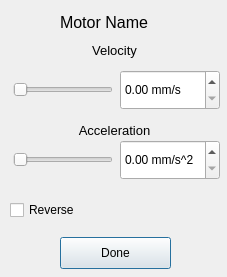
<?xml version="1.0" encoding="UTF-8"?>
<ui version="4.0">
 <class>motordialog</class>
 <widget class="QDialog" name="motordialog">
  <property name="geometry">
   <rect>
    <x>0</x>
    <y>0</y>
    <width>227</width>
    <height>277</height>
   </rect>
  </property>
  <property name="windowTitle">
   <string>motordialog</string>
  </property>
  <widget class="QLabel" name="motorLabel_2">
   <property name="geometry">
    <rect>
     <x>60</x>
     <y>10</y>
     <width>109</width>
     <height>24</height>
    </rect>
   </property>
   <property name="font">
    <font>
     <pointsize>12</pointsize>
    </font>
   </property>
   <property name="text">
    <string>Motor Name</string>
   </property>
  </widget>
  <widget class="QLabel" name="velocityLabel_2">
   <property name="geometry">
    <rect>
     <x>10</x>
     <y>40</y>
     <width>209</width>
     <height>21</height>
    </rect>
   </property>
   <property name="font">
    <font>
     <pointsize>10</pointsize>
    </font>
   </property>
   <property name="text">
    <string>Velocity</string>
   </property>
   <property name="alignment">
    <set>Qt::AlignCenter</set>
   </property>
  </widget>
  <widget class="QSlider" name="velocitySlider_2">
   <property name="geometry">
    <rect>
     <x>13</x>
     <y>70</y>
     <width>100</width>
     <height>40</height>
    </rect>
   </property>
   <property name="minimumSize">
    <size>
     <width>100</width>
     <height>40</height>
    </size>
   </property>
   <property name="orientation">
    <enum>Qt::Horizontal</enum>
   </property>
  </widget>
  <widget class="QDoubleSpinBox" name="velocitySpin_2">
   <property name="geometry">
    <rect>
     <x>120</x>
     <y>70</y>
     <width>100</width>
     <height>40</height>
    </rect>
   </property>
   <property name="minimumSize">
    <size>
     <width>100</width>
     <height>40</height>
    </size>
   </property>
   <property name="suffix">
    <string> mm/s</string>
   </property>
  </widget>
  <widget class="QLabel" name="accelerationLabel_2">
   <property name="geometry">
    <rect>
     <x>10</x>
     <y>120</y>
     <width>209</width>
     <height>21</height>
    </rect>
   </property>
   <property name="font">
    <font>
     <pointsize>10</pointsize>
    </font>
   </property>
   <property name="text">
    <string>Acceleration</string>
   </property>
   <property name="alignment">
    <set>Qt::AlignCenter</set>
   </property>
  </widget>
  <widget class="QDoubleSpinBox" name="accelerationSpin_2">
   <property name="geometry">
    <rect>
     <x>120</x>
     <y>140</y>
     <width>100</width>
     <height>40</height>
    </rect>
   </property>
   <property name="minimumSize">
    <size>
     <width>100</width>
     <height>40</height>
    </size>
   </property>
   <property name="suffix">
    <string notr="true"> mm/s^2</string>
   </property>
  </widget>
  <widget class="QSlider" name="accelerationSlider_2">
   <property name="geometry">
    <rect>
     <x>13</x>
     <y>140</y>
     <width>100</width>
     <height>40</height>
    </rect>
   </property>
   <property name="minimumSize">
    <size>
     <width>100</width>
     <height>40</height>
    </size>
   </property>
   <property name="orientation">
    <enum>Qt::Horizontal</enum>
   </property>
  </widget>
  <widget class="QPushButton" name="okButton">
   <property name="geometry">
    <rect>
     <x>60</x>
     <y>237</y>
     <width>111</width>
     <height>32</height>
    </rect>
   </property>
   <property name="text">
    <string>Done</string>
   </property>
  </widget>
  <widget class="QCheckBox" name="reverseCheckButton">
   <property name="geometry">
    <rect>
     <x>10</x>
     <y>190</y>
     <width>211</width>
     <height>40</height>
    </rect>
   </property>
   <property name="minimumSize">
    <size>
     <width>0</width>
     <height>40</height>
    </size>
   </property>
   <property name="text">
    <string>Reverse</string>
   </property>
  </widget>
 </widget>
 <layoutdefault spacing="6" margin="11"/>
 <resources/>
 <connections/>
</ui>
